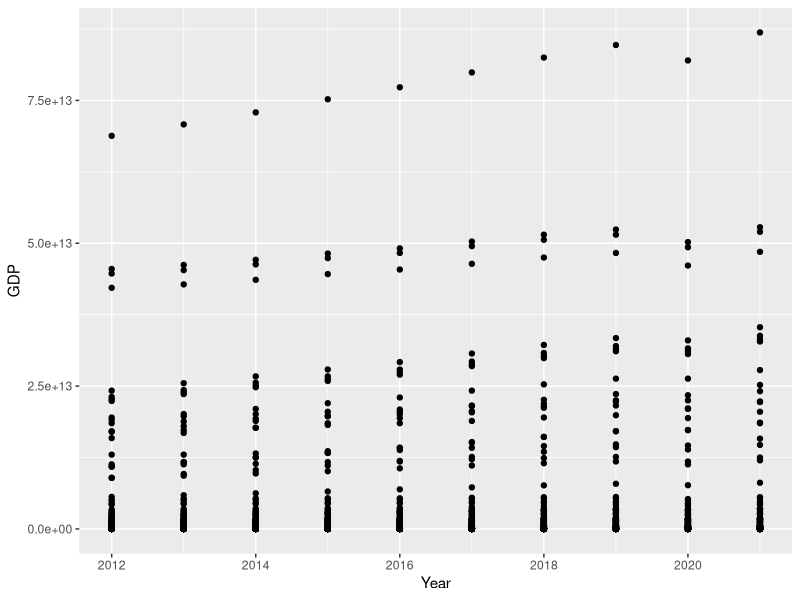

Recreate this plot in R.
## ---- chunk 1
library(tidyverse)
## ---- chunk 2
data <- read_csv("gdp.csv")
## ---- chunk 3
data %>%
  pivot_longer(cols = `2012`:`2021`,
               names_to = "Year",values_to = "GDP") %>%
   mutate(Year = as.numeric(Year),
          GDP = as.numeric(GDP)) %>% 
  ggplot(aes(x = Year, y = GDP)) +
  geom_point()
